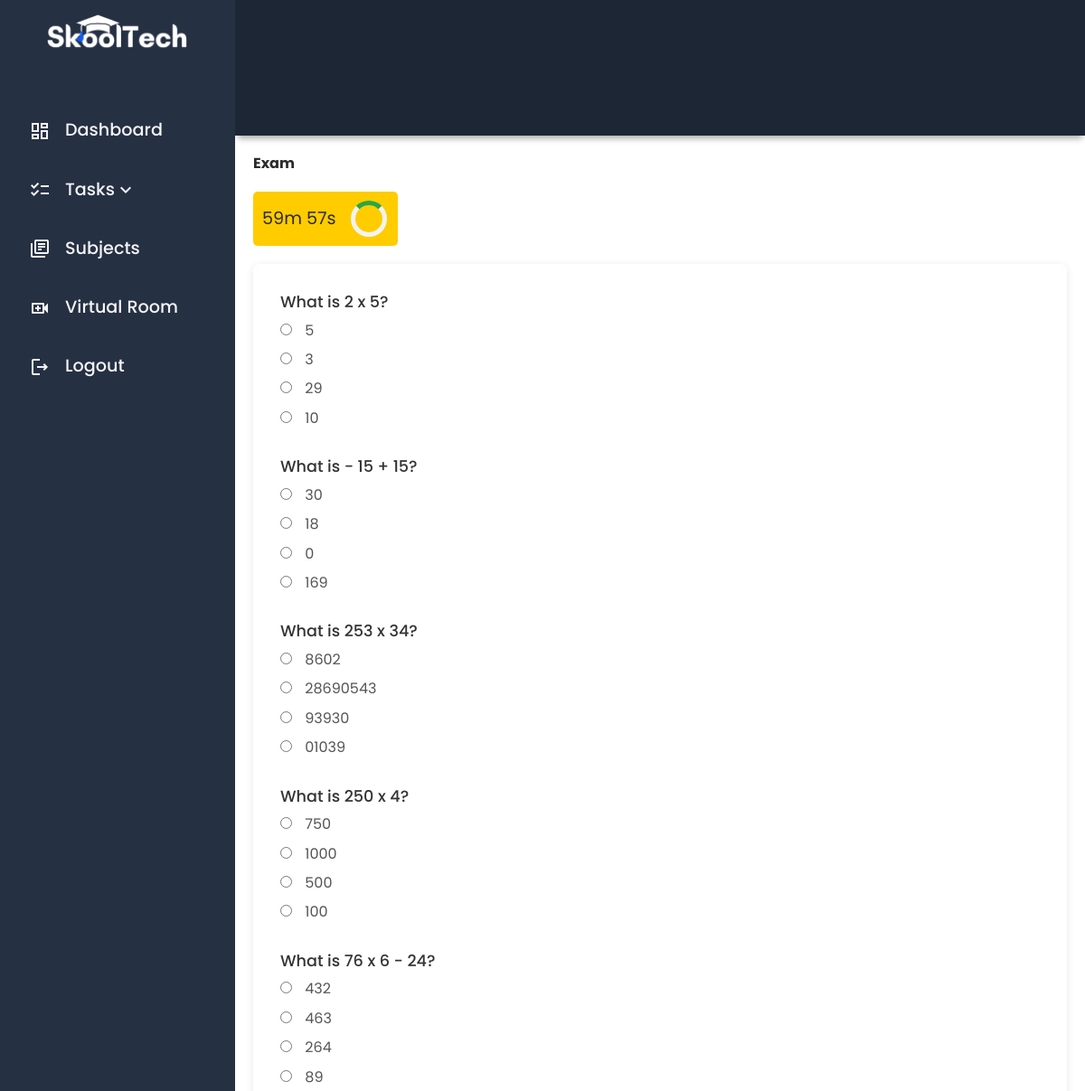
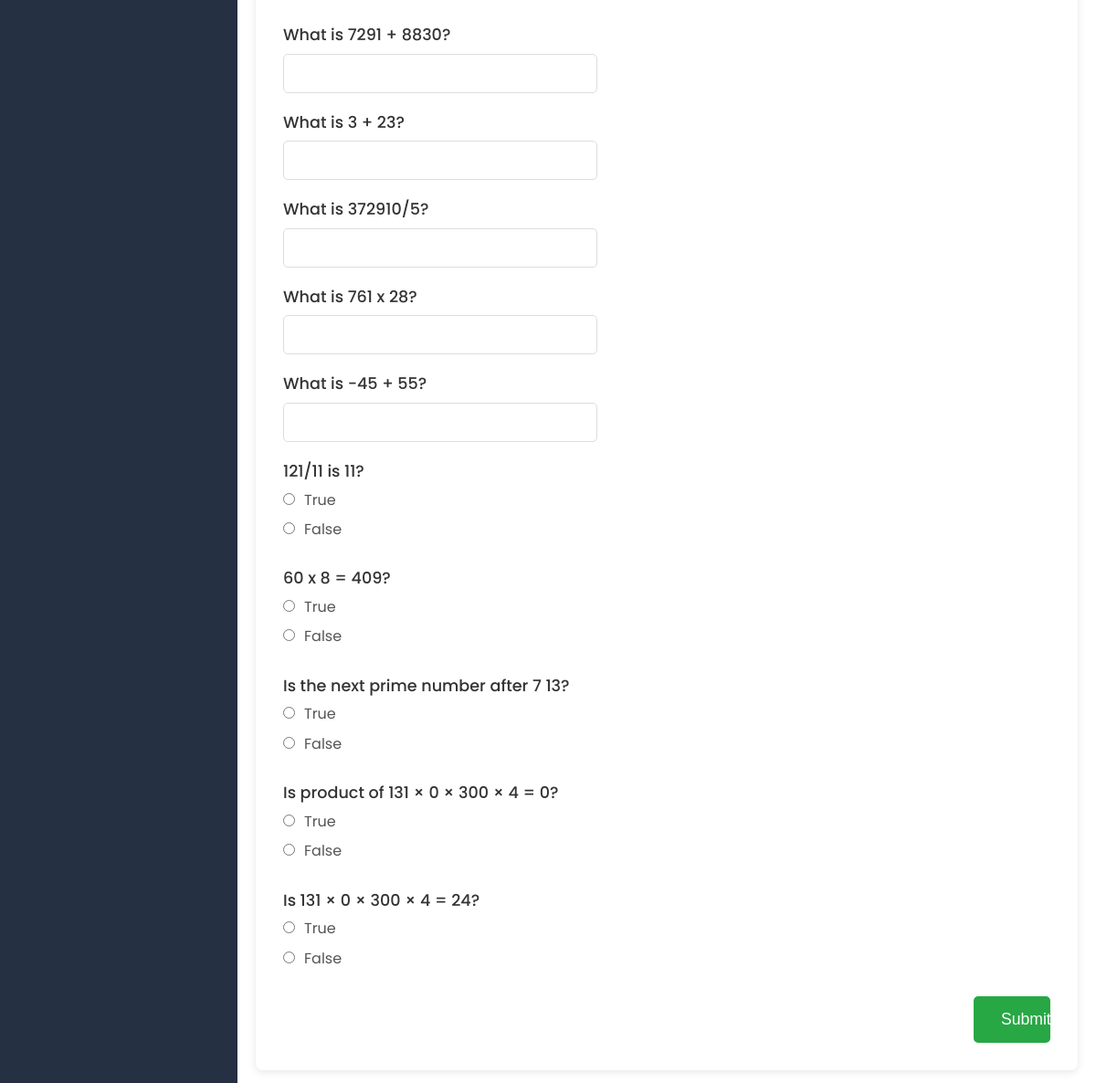
Page /take_exam.php?exam_id=2 (signed in) on the committed database (2 pictures, top to bottom).
### tables this page shows
CREATE TABLE exam_questions (
    id INT AUTO_INCREMENT PRIMARY KEY,
    exam_id INT NOT NULL,
    question_type ENUM('multiple_choice', 'identification', 'true_false') NOT NULL,
    question_text TEXT NOT NULL,
    choice_a VARCHAR(255),
    choice_b VARCHAR(255),
    choice_c VARCHAR(255),
    choice_d VARCHAR(255),
    correct_answer VARCHAR(255),
    FOREIGN KEY (exam_id) REFERENCES exams(id)
);

### take_exam.php (the view, shortened to what this page needs)
<?php
$servername = "localhost";
$username = "root";
$password = "";
$dbname = "skooltech";
$conn = new mysqli($servername, $username, $password, $dbname);
$exam_id = intval($_GET['exam_id']);
$sql_questions = "SELECT * FROM exam_questions WHERE exam_id = ?";
$stmt_questions = $conn->prepare($sql_questions);
$stmt_questions->bind_param("i", $exam_id);
$stmt_questions->execute();
$result_questions = $stmt_questions->get_result();
?>
<!DOCTYPE html>
<html lang="en">
<head>
    <link rel="stylesheet" href="./dist/scss/main.min.css">
</head>
<body>
<div class="grid-container">
    <div class="header">
    </div>
    <div id="sidenav">
        <div class="sidenav__wrapper">
            <div class="sidenav__img">
                <img src="./dist/img/skooltech-logo.png" alt="">
            </div>
            <div class="sidenav-list">
                <ul>
                    <li><a href="./user_dashboard.php"><span class="material-icons-outlined">dashboard</span>Dashboard</a></li>
                    <li>
                        <a href="#" class="dropdown-toggle">
                            <span class="material-icons-outlined">checklist</span> Tasks
                            <span class="material-icons-outlined chevron-icon">keyboard_arrow_down</span>
                        </a>
                    </li>
                    <li>
                        <a href="./user_subjects.php"><span class="material-icons-outlined">library_books</span> Subjects</a>
                    </li>
                    <li><a href="user_virtualroom.php"><span class="material-icons-outlined">video_call</span>Virtual Room</a></li>
                    <li><a href="logout.php"><span class="material-icons-outlined">logout</span>Logout</a></li>
                </ul>
            </div>
        </div>
    </div>
    <main class="main-container">
        <h2>Exam</h2>
        <div class="timer-container">
            <div class="timer" id="timer"></div>
            <div class="spinner"></div>
        </div>
            <form id="examForm" action="take_exam.php?exam_id=<?php echo htmlspecialchars($exam_id); ?>" method="POST">
                <?php while ($row = $result_questions->fetch_assoc()): ?>
                    <div class="question">
                        <p><?php echo htmlspecialchars($row['question_text']); ?></p>
                        <?php if ($row['question_type'] == 'multiple_choice'): ?>
                            <label>
                                <input type="radio" name="answers[<?php echo htmlspecialchars($row['id']); ?>]" value="A" required>
                                <?php echo htmlspecialchars($row['choice_a']); ?>
                            </label>
                            <label>
                                <input type="radio" name="answers[<?php echo htmlspecialchars($row['id']); ?>]" value="B" required>
                                <?php echo htmlspecialchars($row['choice_b']); ?>
                            </label>
                            <label>
                                <input type="radio" name="answers[<?php echo htmlspecialchars($row['id']); ?>]" value="C" required>
                                <?php echo htmlspecialchars($row['choice_c']); ?>
                            </label>
                            <label>
                                <input type="radio" name="answers[<?php echo htmlspecialchars($row['id']); ?>]" value="D" required>
                                <?php echo htmlspecialchars($row['choice_d']); ?>
                            </label>
                        <?php elseif ($row['question_type'] == 'true_false'): ?>
                            <label>
                                <input type="radio" name="answers[<?php echo htmlspecialchars($row['id']); ?>]" value="true" required>True
                            </label>
                            <label>
                                <input type="radio" name="answers[<?php echo htmlspecialchars($row['id']); ?>]" value="false" required>False
                            </label>
                        <?php elseif ($row['question_type'] == 'identification'): ?>
                            <input type="text" name="answers[<?php echo htmlspecialchars($row['id']); ?>]" required>
                        <?php endif; ?>
                    </div>
                <?php endwhile; ?>
                <button type="submit">Submit</button>
            </form>
    </main>
</div>
</body>
</html>

### take_exam.php (style rules this page uses)
.timer { font-size: 1.2em; }
.timer-container { display: flex; background-color: #ffcc00; padding: 10px; border-radius: 5px; width: 160px; margin-bottom: 20px; align-items: center; gap: 1rem; }
.spinner { width: 40px; height: 40px; border: 5px solid #f3f3f3; border-top: 5px solid #28a745; border-radius: 50%; animation: spin 2s linear infinite; }
form { background-color: white; padding: 30px; border-radius: 8px; box-shadow: 0 2px 10px rgba(0, 0, 0, 0.1); display: flex; flex-direction: column; align-items: flex-start; position: relative; }
.question { margin-bottom: 20px; }
.question p { font-size: 1.1rem; font-weight: 500; color: #333; margin-bottom: .5rem; }
.question label { display: block; margin-bottom: 10px; font-size: 1rem; color: #555; }
.question input[type="radio"], .question input[type="text"] { margin-right: 10px; }
.question input[type="text"] { padding: 8px; border-radius: 5px; border: 1px solid #ddd; width: 100%; }
button[type="submit"] { background-color: #28a745; color: white; font-size: 1.1rem; border: none; padding: 15px 30px; border-radius: 5px; cursor: pointer; width: 10%; align-self: flex-end; transition: background-color 0.3s ease; }

### rows in the picture
exam_questions: question_text "What is 2 x 5?", choice_a "5", choice_b "3", choice_c "29", choice_d "10"
exam_questions: question_text "What is - 15 + 15?", choice_a "30", choice_b "18", choice_c "0", choice_d "169"
exam_questions: question_text "What is 253 x 34?", choice_a "8602", choice_b "28690543", choice_c "93930", choice_d "01039"
exam_questions: question_text "What is 250 x 4?", choice_a "750", choice_b "1000", choice_c "500", choice_d "100"
exam_questions: question_text "What is 76 x 6 - 24?", choice_a "432", choice_b "463", choice_c "264", choice_d "89"
exam_questions: question_text "What is 7291 + 8830?"
exam_questions: question_text "What is 3 + 23?"
exam_questions: question_text "What is 372910/5?"
exam_questions: question_text "What is 761 x 28?"
exam_questions: question_text "What is -45 + 55?"
exam_questions: question_text "121/11 is 11?"
exam_questions: question_text "60 x 8 = 409?"
exam_questions: question_text "Is the next prime number after 7 13?"
exam_questions: question_text "Is product of 131 × 0 × 300 × 4 = 0?"
exam_questions: question_text "Is 131 × 0 × 300 × 4 = 24?"
